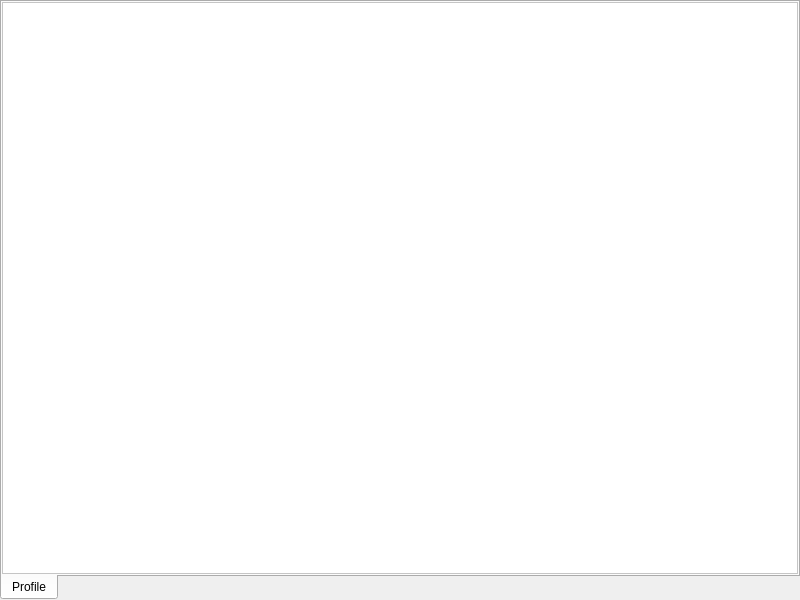
<?xml version="1.0" encoding="UTF-8"?>
<ui version="4.0">
 <class>OrganizationEditor</class>
 <widget class="QStackedWidget" name="OrganizationEditor">
  <property name="geometry">
   <rect>
    <x>0</x>
    <y>0</y>
    <width>800</width>
    <height>600</height>
   </rect>
  </property>
  <property name="windowTitle">
   <string>Organization editor</string>
  </property>
  <property name="windowIcon">
   <iconset resource="../../Images/Branon.qrc">
    <normaloff>:/images/manager.png</normaloff>:/images/manager.png</iconset>
  </property>
  <property name="toolTip">
   <string>Organization editor</string>
  </property>
  <property name="statusTip">
   <string>Organization editor</string>
  </property>
  <property name="whatsThis">
   <string>Organization editor</string>
  </property>
  <property name="styleSheet">
   <string notr="true">gridline-color: rgb(44, 37, 255);</string>
  </property>
  <widget class="QTabWidget" name="Main">
   <property name="tabPosition">
    <enum>QTabWidget::South</enum>
   </property>
   <widget class="QScrollArea" name="Profile">
    <property name="styleSheet">
     <string notr="true">background-color: rgb(255, 255, 255);</string>
    </property>
    <property name="sizeAdjustPolicy">
     <enum>QAbstractScrollArea::AdjustToContents</enum>
    </property>
    <property name="widgetResizable">
     <bool>true</bool>
    </property>
    <attribute name="title">
     <string>Profile</string>
    </attribute>
   </widget>
  </widget>
  <widget class="QSplitter" name="EditOrganization">
   <property name="styleSheet">
    <string notr="true">QSplitter::handle { background-color: rgb(224, 224, 224); }
</string>
   </property>
   <property name="orientation">
    <enum>Qt::Vertical</enum>
   </property>
   <property name="handleWidth">
    <number>1</number>
   </property>
   <widget class="QLineEdit" name="Name">
    <property name="minimumSize">
     <size>
      <width>0</width>
      <height>28</height>
     </size>
    </property>
    <property name="maximumSize">
     <size>
      <width>16777215</width>
      <height>28</height>
     </size>
    </property>
    <property name="placeholderText">
     <string>Organization name</string>
    </property>
   </widget>
  </widget>
  <widget class="QSplitter" name="OrganizationGroups">
   <property name="sizePolicy">
    <sizepolicy hsizetype="Expanding" vsizetype="Expanding">
     <horstretch>0</horstretch>
     <verstretch>0</verstretch>
    </sizepolicy>
   </property>
   <property name="maximumSize">
    <size>
     <width>16777215</width>
     <height>16777215</height>
    </size>
   </property>
   <property name="styleSheet">
    <string notr="true">QSplitter::handle { background-color: rgb(224, 224, 224); }
</string>
   </property>
   <property name="orientation">
    <enum>Qt::Vertical</enum>
   </property>
   <property name="handleWidth">
    <number>1</number>
   </property>
   <widget class="QSplitter" name="OrganizationTab">
    <property name="minimumSize">
     <size>
      <width>0</width>
      <height>28</height>
     </size>
    </property>
    <property name="maximumSize">
     <size>
      <width>16777215</width>
      <height>16777215</height>
     </size>
    </property>
    <property name="orientation">
     <enum>Qt::Horizontal</enum>
    </property>
    <property name="handleWidth">
     <number>1</number>
    </property>
    <widget class="QWidget" name="OrganizationGroupButtons" native="true">
     <property name="minimumSize">
      <size>
       <width>56</width>
       <height>28</height>
      </size>
     </property>
     <property name="maximumSize">
      <size>
       <width>16777215</width>
       <height>16777215</height>
      </size>
     </property>
     <widget class="QToolButton" name="AddGroup">
      <property name="geometry">
       <rect>
        <x>0</x>
        <y>0</y>
        <width>28</width>
        <height>28</height>
       </rect>
      </property>
      <property name="text">
       <string/>
      </property>
      <property name="icon">
       <iconset resource="../../Images/Branon.qrc">
        <normaloff>:/images/plus.png</normaloff>:/images/plus.png</iconset>
      </property>
      <property name="iconSize">
       <size>
        <width>28</width>
        <height>28</height>
       </size>
      </property>
      <property name="autoRaise">
       <bool>true</bool>
      </property>
     </widget>
     <widget class="QToolButton" name="DeleteGroup">
      <property name="geometry">
       <rect>
        <x>28</x>
        <y>0</y>
        <width>28</width>
        <height>28</height>
       </rect>
      </property>
      <property name="text">
       <string/>
      </property>
      <property name="icon">
       <iconset resource="../../Images/Branon.qrc">
        <normaloff>:/images/flowend.png</normaloff>:/images/flowend.png</iconset>
      </property>
      <property name="iconSize">
       <size>
        <width>28</width>
        <height>28</height>
       </size>
      </property>
      <property name="autoRaise">
       <bool>true</bool>
      </property>
     </widget>
    </widget>
   </widget>
   <widget class="QTreeWidget" name="GroupLists">
    <property name="alternatingRowColors">
     <bool>true</bool>
    </property>
    <property name="rootIsDecorated">
     <bool>false</bool>
    </property>
    <column>
     <property name="text">
      <string notr="true">1</string>
     </property>
    </column>
   </widget>
  </widget>
  <widget class="QSplitter" name="OrganizationTypes">
   <property name="sizePolicy">
    <sizepolicy hsizetype="Expanding" vsizetype="Expanding">
     <horstretch>0</horstretch>
     <verstretch>0</verstretch>
    </sizepolicy>
   </property>
   <property name="maximumSize">
    <size>
     <width>16777215</width>
     <height>16777215</height>
    </size>
   </property>
   <property name="styleSheet">
    <string notr="true">QSplitter::handle { background-color: rgb(224, 224, 224); }
</string>
   </property>
   <property name="orientation">
    <enum>Qt::Vertical</enum>
   </property>
   <property name="handleWidth">
    <number>1</number>
   </property>
   <widget class="QSplitter" name="OrganizationTypeTab">
    <property name="minimumSize">
     <size>
      <width>0</width>
      <height>28</height>
     </size>
    </property>
    <property name="maximumSize">
     <size>
      <width>16777215</width>
      <height>16777215</height>
     </size>
    </property>
    <property name="orientation">
     <enum>Qt::Horizontal</enum>
    </property>
    <property name="handleWidth">
     <number>1</number>
    </property>
    <widget class="QWidget" name="OrganizationTypeButtons" native="true">
     <property name="minimumSize">
      <size>
       <width>56</width>
       <height>28</height>
      </size>
     </property>
     <property name="maximumSize">
      <size>
       <width>16777215</width>
       <height>16777215</height>
      </size>
     </property>
     <widget class="QToolButton" name="AddType">
      <property name="geometry">
       <rect>
        <x>0</x>
        <y>0</y>
        <width>28</width>
        <height>28</height>
       </rect>
      </property>
      <property name="text">
       <string/>
      </property>
      <property name="icon">
       <iconset resource="../../Images/Branon.qrc">
        <normaloff>:/images/plus.png</normaloff>:/images/plus.png</iconset>
      </property>
      <property name="iconSize">
       <size>
        <width>28</width>
        <height>28</height>
       </size>
      </property>
      <property name="autoRaise">
       <bool>true</bool>
      </property>
     </widget>
     <widget class="QToolButton" name="DeleteType">
      <property name="geometry">
       <rect>
        <x>28</x>
        <y>0</y>
        <width>28</width>
        <height>28</height>
       </rect>
      </property>
      <property name="text">
       <string/>
      </property>
      <property name="icon">
       <iconset resource="../../Images/Branon.qrc">
        <normaloff>:/images/flowend.png</normaloff>:/images/flowend.png</iconset>
      </property>
      <property name="iconSize">
       <size>
        <width>28</width>
        <height>28</height>
       </size>
      </property>
      <property name="autoRaise">
       <bool>true</bool>
      </property>
     </widget>
    </widget>
   </widget>
   <widget class="QTreeWidget" name="TypeLists">
    <property name="alternatingRowColors">
     <bool>true</bool>
    </property>
    <property name="rootIsDecorated">
     <bool>false</bool>
    </property>
    <column>
     <property name="text">
      <string notr="true">1</string>
     </property>
    </column>
   </widget>
  </widget>
 </widget>
 <resources>
  <include location="../../Images/Branon.qrc"/>
  <include location="../../Images/Branon.qrc"/>
 </resources>
 <connections>
  <connection>
   <sender>Name</sender>
   <signal>editingFinished()</signal>
   <receiver>OrganizationEditor</receiver>
   <slot>NameChanged()</slot>
   <hints>
    <hint type="sourcelabel">
     <x>49</x>
     <y>13</y>
    </hint>
    <hint type="destinationlabel">
     <x>399</x>
     <y>299</y>
    </hint>
   </hints>
  </connection>
  <connection>
   <sender>AddGroup</sender>
   <signal>clicked()</signal>
   <receiver>OrganizationEditor</receiver>
   <slot>AddGroup()</slot>
   <hints>
    <hint type="sourcelabel">
     <x>13</x>
     <y>13</y>
    </hint>
    <hint type="destinationlabel">
     <x>399</x>
     <y>299</y>
    </hint>
   </hints>
  </connection>
  <connection>
   <sender>DeleteGroup</sender>
   <signal>clicked()</signal>
   <receiver>OrganizationEditor</receiver>
   <slot>DeleteGroup()</slot>
   <hints>
    <hint type="sourcelabel">
     <x>41</x>
     <y>13</y>
    </hint>
    <hint type="destinationlabel">
     <x>399</x>
     <y>299</y>
    </hint>
   </hints>
  </connection>
  <connection>
   <sender>AddType</sender>
   <signal>clicked()</signal>
   <receiver>OrganizationEditor</receiver>
   <slot>AddType()</slot>
   <hints>
    <hint type="sourcelabel">
     <x>13</x>
     <y>13</y>
    </hint>
    <hint type="destinationlabel">
     <x>399</x>
     <y>299</y>
    </hint>
   </hints>
  </connection>
  <connection>
   <sender>DeleteType</sender>
   <signal>clicked()</signal>
   <receiver>OrganizationEditor</receiver>
   <slot>DeleteType()</slot>
   <hints>
    <hint type="sourcelabel">
     <x>41</x>
     <y>13</y>
    </hint>
    <hint type="destinationlabel">
     <x>399</x>
     <y>299</y>
    </hint>
   </hints>
  </connection>
 </connections>
</ui>
